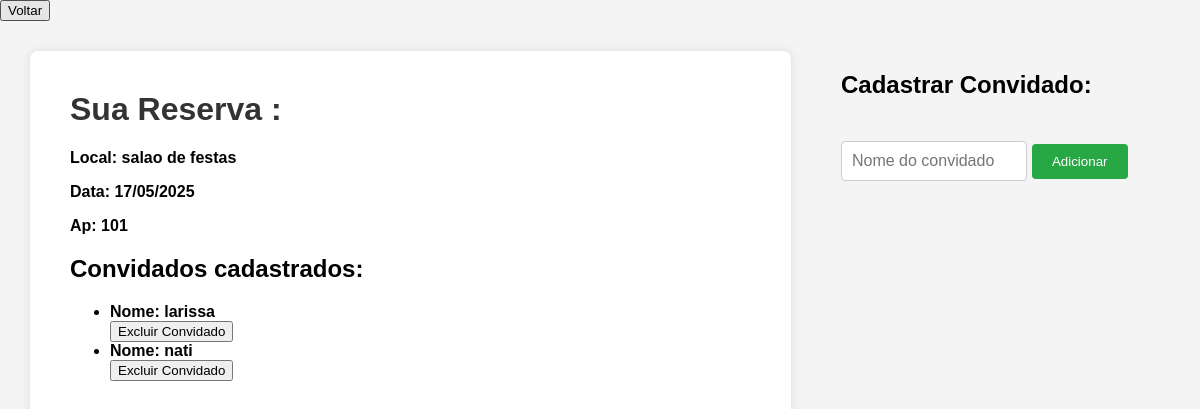
Page /cadastrar_visitantes_Evento.html/2 on the committed database.
### app.py (models this page shows)
class Espaco(db.Model):
    __tablename__ = 'agendamento_evento'
    id = db.Column(db.Integer, primary_key=True)
    cpf_morador = db.Column(db.Integer, nullable=False)
    data = db.Column(db.DateTime, nullable = False)
    local = db.Column(db.Integer)
    ambientes = db.Column(db.String(50), nullable=False)
    apartamento = db.Column(db.String(10), nullable=False)
    convidados = db.relationship('ConvidadoEvento', backref='evento', cascade='all, delete-orphan')

class ConvidadoEvento(db.Model):
    __tablename__ = 'visitantes_eventos'
    id_visitante = db.Column(db.Integer, primary_key=True)
    id_agendamento = db.Column(db.Integer, db.ForeignKey('agendamento_evento.id'), nullable=False)
    nome = db.Column(db.String(50), nullable=False)
    apartamento = db.Column(db.String(10), nullable=False)

### app.py (the view)
@app.route('/cadastrar_visitantes_Evento.html/<int:id>')
def cadastrar_visitantes_Evento(id):
    eventoCarregado = get_eventos(id)
    convidadosCarregados = get_convidados(id)
    return render_template('cadastrar_visitantes_Evento.html', evento = eventoCarregado , convidados = convidadosCarregados)

### app.py (called while the page is built)
def get_eventos(id):
    eventos = Espaco.query.filter_by(id = id).first()
    if eventos is None:
        abort(484)
    return eventos

def get_convidados(id_agendamento):
    convidados = ConvidadoEvento.query.filter_by(id_agendamento = id_agendamento).all()
    if convidados is None:
        abort(484)
    return convidados

### templates/cadastrar_visitantes_Evento.html (shortened to what this page needs)
<!DOCTYPE html>
<html lang="pt-br">
<head>
</head>
<body>
  <button onclick="window.location.href='/cadastro_evento'">Voltar</button>
  <div class="container">
    <div class="formulario">
        <h1>Sua Reserva : </h1>
            <div class="perfil-info">
              <p><strong><strong>Local:</strong> {{ evento.ambientes }}</p>
              <p><strong>Data:</strong> {{ evento.data.strftime('%d/%m/%Y') }}
              <p><strong>Ap:</strong> {{ evento.apartamento }}
            </div>
            <h2>Convidados cadastrados:</h2>
        <ul>
          {% for convidado in convidados %}
            <li>
              <strong>Nome:</strong> {{ convidado.nome }}
                     <form action="{{url_for('deleteConvidado', id = convidado['id_visitante'])}}" method="POST">
                            <input type="submit" value="Excluir Convidado" class="btn btn-danger btn-sn"
                            onclick="return confirm('Tem certeza que deseja excluir esse convidado?')">
                            </form>
            </li>
          {% endfor %}
        </ul>
    </div>
                  <div class="cadastro-convidado">
                    <h2>Cadastrar Convidado:</h2>
                      <form method="POST" action="{{url_for('adicionarVisitante', id = evento['id'])}}">
                        <input type="text" name="nome_convidado" placeholder="Nome do convidado" required>
                        <button type="submit">Adicionar</button>
                      </form>
                  </div>
  </div>
</body>
</html>

### templates/cadastrar_visitantes_Evento.html (style rules this page uses)
body { font-family: Arial, sans-serif; margin: 0; background-color: #f4f4f4; }
.container { display: flex; padding: 30px; gap: 50px; }
.formulario { flex: 1; background-color: #ffffff; padding: 40px; border-radius: 8px; box-shadow: 0 0 10px rgba(0, 0, 0, 0.1); min-height: 80vh; }
.formulario h1 { margin-top: 0; color: #333; }
.cadastro-convidado { margin-top: 20px; }
.cadastro-convidado h2 { margin-top: 20px; margin-bottom: 42px; }
.cadastro-convidado input[type="text"] { width: 50%; padding: 10px; margin-bottom: 15px; border-radius: 4px; border: 1px solid #ccc; font-size: 16px; }
.cadastro-convidado button { padding: 10px 20px; border: none; background-color: #28a745; color: white; border-radius: 4px; cursor: pointer; }

### rows in the picture
Espaco: ambientes "salao de festas", data "17/05/2025", apartamento "101"
ConvidadoEvento: nome "larissa"
ConvidadoEvento: nome "nati"
